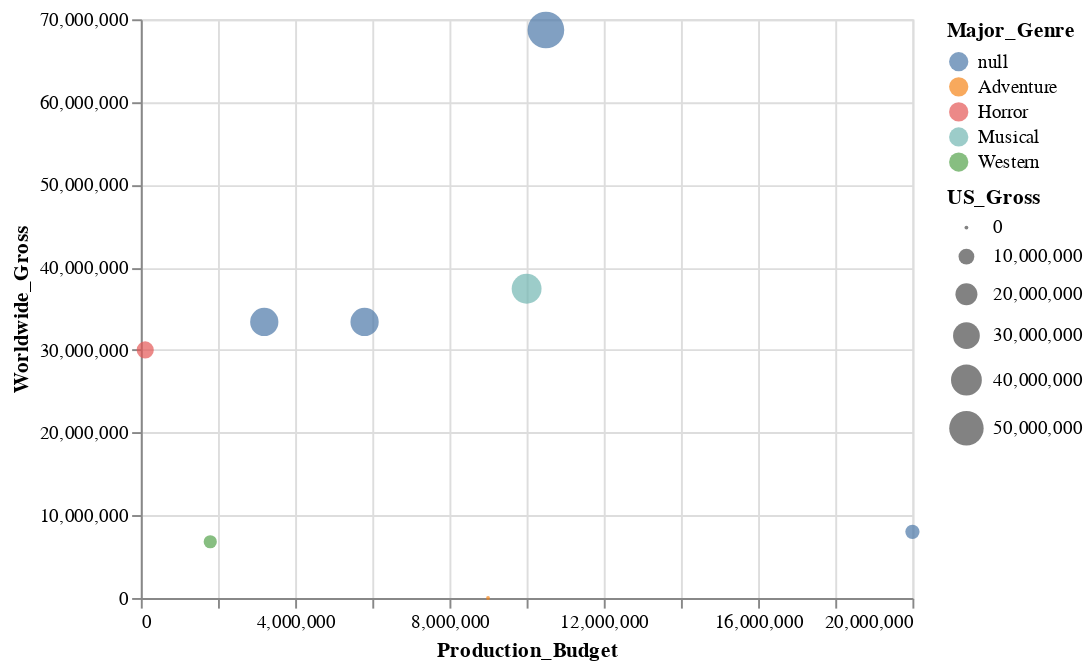

Notebook source saved alongside this figure:
### Markdown cell above
Como você pode ver, ao arrastar a barra 'Select_Year', não há muitos filmes representados no ano de 1928 a 1967. E não há dados de filmes registrados depois de 2018 e certamente não até 2046. Podemos usar a propriedade binding_range() para especificar o intervalo nos anos e também os tamanhos dos passos dos anos.

### Code cell
select_year = alt.selection_single(
    name='Select', fields=['Year'], init={'Year': 1968},
    bind=alt.binding_range(min=1968, max=2008, step=10)
)

alt.Chart(filmes_df).mark_point(filled=True).encode(
    alt.X('Production_Budget'),
    alt.Y('Worldwide_Gross'),
    alt.Size('US_Gross'),
    alt.Color('Major_Genre'),
    alt.OpacityValue(0.7),
    tooltip = [alt.Tooltip('Title:N'),
               alt.Tooltip('Production_Budget:Q'),
               alt.Tooltip('Worldwide_Gross:Q'),
               alt.Tooltip('US_Gross:Q')
              ]
).add_selection(select_year).transform_filter(select_year)

### Figure 1 — Vega-Lite specification as saved in the notebook (floating-point values rounded to 4 significant figures; data arrays with more than 128 entries replaced by an {"elided": "..."} marker saying what was removed)
{"config": {"view": {"continuousWidth": 400, "continuousHeight": 300}}, "data": {"name": "data-7598efb60c59154c85a68a73c0ff11d0"}, "mark": {"type": "point", "filled": true}, "encoding": {"color": {"field": "Major_Genre", "type": "nominal"}, "opacity": {"value": 0.7}, "size": {"field": "US_Gross", "type": "quantitative"}, "tooltip": [{"field": "Title", "type": "nominal"}, {"field": "Production_Budget", "type": "quantitative"}, {"field": "Worldwide_Gross", "type": "quantitative"}, {"field": "US_Gross", "type": "quantitative"}], "x": {"field": "Production_Budget", "type": "quantitative"}, "y": {"field": "Worldwide_Gross", "type": "quantitative"}}, "selection": {"Select": {"type": "single", "fields": ["Year"], "init": {"Year": 1968}, "bind": {"input": "range", "max": 2008, "min": 1968, "step": 10}}}, "transform": [{"filter": {"selection": "Select"}}], "$schema": "https://vega.github.io/schema/vega-lite/v4.17.0.json", "datasets": {"data-7598efb60c59154c85a68a73c0ff11d0": {"elided": "3201 records"}}}
